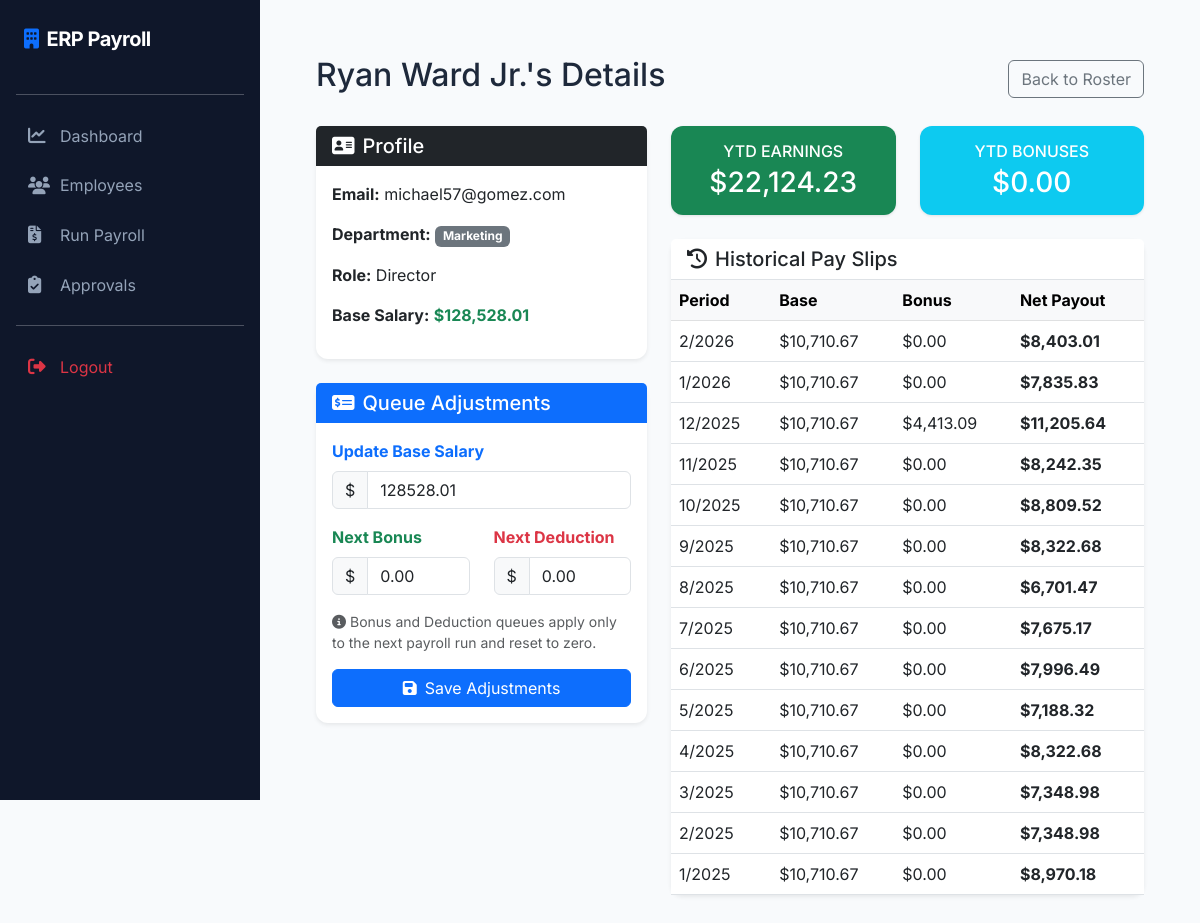
Screenshot of /employee/4 (signed in) with the database file from the repository.
### app/models/__init__.py (models this page shows)
class Employee(db.Model):
    __tablename__ = 'employees'
    emp_id = db.Column(db.Integer, primary_key=True)
    name = db.Column(db.String(100))
    email = db.Column(db.String(100), unique=True)
    department_id = db.Column(db.Integer, db.ForeignKey('departments.dept_id'))
    designation = db.Column(db.String(50))
    join_date = db.Column(db.Date)
    is_active = db.Column(db.Boolean, default=True) # Soft delete
    base_salary = db.Column(db.Numeric(10, 2))
    pending_bonus = db.Column(db.Numeric(10, 2), default=0.0)
    pending_deduction = db.Column(db.Numeric(10, 2), default=0.0)
    attendance_records = db.relationship('Attendance', backref='employee', lazy='dynamic')
    payroll_records = db.relationship('Payroll', backref='employee', lazy='dynamic')

class Department(db.Model):
    __tablename__ = 'departments'
    dept_id = db.Column(db.Integer, primary_key=True)
    dept_name = db.Column(db.String(100), unique=True)
    employees = db.relationship('Employee', backref='department', lazy='dynamic')

class Payroll(db.Model):
    __tablename__ = 'payroll'
    payroll_id = db.Column(db.Integer, primary_key=True)
    emp_id = db.Column(db.Integer, db.ForeignKey('employees.emp_id'))
    month = db.Column(db.Integer)
    year = db.Column(db.Integer)
    status = db.Column(db.String(20), default='Pending') # Pending, Approved, Rejected
    base_salary = db.Column(db.Numeric(10, 2))
    bonus = db.Column(db.Numeric(10, 2), default=0.0)
    overtime_pay = db.Column(db.Numeric(10, 2), default=0.0)
    tax = db.Column(db.Numeric(10, 2), default=0.0)
    deductions = db.Column(db.Numeric(10, 2), default=0.0)
    net_salary = db.Column(db.Numeric(10, 2))
    processed_date = db.Column(db.DateTime, default=datetime.utcnow)

### app/routes/main.py (the view)
@main_bp.route('/employee/<int:emp_id>')
@login_required
def employee_details(emp_id):
    if current_user.role not in ['Admin', 'HR', 'Finance']:
        flash('Access Denied.', 'danger')
        return redirect(url_for('main.dashboard'))
    emp = Employee.query.get_or_404(emp_id)
    dept = Department.query.get(emp.department_id)
    dossier = PayrollAnalyticsEngine.generate_employee_dossier(emp_id)
    payrolls = Payroll.query.filter_by(emp_id=emp_id).order_by(Payroll.year.desc(), Payroll.month.desc()).all()
    return render_template('employee_details.html', title=f"Employee: {emp.name}", employee=emp, department=dept, dossier=dossier, payrolls=payrolls)

### app/__init__.py (called while the page is built)
@login_manager.user_loader
def load_user(user_id):
    from app.models import User
    return User.query.get(int(user_id))

### templates/employee_details.html
{% extends "base.html" %}
{% block content %}
<div class="container mt-4">
    <div class="d-flex justify-content-between align-items-center mb-4">
        <h2>{{ employee.name }}'s Details</h2>
        <a href="{{ url_for('main.employees') }}" class="btn btn-outline-secondary">Back to Roster</a>
    </div>
    <div class="row">
        <div class="col-md-5">
            <div class="card mb-4 shadow-sm border-0">
                <div class="card-header bg-dark text-white border-0">
                    <h5 class="card-title mb-0"><i class="fa-solid fa-address-card me-2"></i>Profile</h5>
                </div>
                <div class="card-body">
                    <p><strong>Email:</strong> {{ employee.email }}</p>
                    <p><strong>Department:</strong> <span class="badge bg-secondary">{{ department.dept_name }}</span>
                    </p>
                    <p><strong>Role:</strong> {{ employee.designation }}</p>
                    <p><strong>Base Salary:</strong> <span class="text-success fw-bold">${{
                            "{:,.2f}".format(employee.base_salary) }}</span></p>
                </div>
            </div>
            <div class="card mb-4 shadow-sm border-0">
                <div class="card-header bg-primary text-white border-0">
                    <h5 class="card-title mb-0"><i class="fa-solid fa-money-check-dollar me-2"></i>Queue Adjustments
                    </h5>
                </div>
                <div class="card-body">
                    <form action="{{ url_for('main.adjust_employee_pay', emp_id=employee.emp_id) }}" method="POST">
                        <div class="mb-3">
                            <label class="form-label text-primary fw-bold">Update Base Salary</label>
                            <div class="input-group">
                                <span class="input-group-text">$</span>
                                <input type="number" step="0.01" class="form-control" name="new_base_salary"
                                    value="{{ employee.base_salary }}">
                            </div>
                        </div>
                        <div class="row mb-3">
                            <div class="col-md-6">
                                <label class="form-label text-success fw-bold">Next Bonus</label>
                                <div class="input-group">
                                    <span class="input-group-text">$</span>
                                    <input type="number" step="0.01" class="form-control" name="pending_bonus"
                                        value="{{ employee.pending_bonus }}">
                                </div>
                            </div>
                            <div class="col-md-6">
                                <label class="form-label text-danger fw-bold">Next Deduction</label>
                                <div class="input-group">
                                    <span class="input-group-text">$</span>
                                    <input type="number" step="0.01" class="form-control" name="pending_deduction"
                                        value="{{ employee.pending_deduction }}">
                                </div>
                            </div>
                        </div>
                        <p class="small text-muted mb-3"><i class="fa-solid fa-circle-info me-1"></i>Bonus and Deduction
                            queues apply only to the next payroll run and reset to zero.</p>
                        <button type="submit" class="btn btn-primary w-100"><i
                                class="fa-solid fa-floppy-disk me-2"></i>Save Adjustments</button>
                    </form>
                </div>
            </div>
        </div>
        <div class="col-md-7">
            <div class="row mb-4">
                <div class="col-md-6">
                    <div class="card bg-success text-white">
                        <div class="card-body text-center">
                            <h6 class="text-uppercase mb-1">YTD Earnings</h6>
                            <h3 class="mb-0">${{ "{:,.2f}".format(dossier.ytd_salary) }}</h3>
                        </div>
                    </div>
                </div>
                <div class="col-md-6">
                    <div class="card bg-info text-white">
                        <div class="card-body text-center">
                            <h6 class="text-uppercase mb-1">YTD Bonuses</h6>
                            <h3 class="mb-0">${{ "{:,.2f}".format(dossier.ytd_bonus) }}</h3>
                        </div>
                    </div>
                </div>
            </div>
            <div class="card shadow-sm border-0">
                <div class="card-header bg-white border-bottom">
                    <h5 class="card-title mb-0"><i class="fa-solid fa-clock-rotate-left me-2"></i>Historical Pay Slips
                    </h5>
                </div>
                <div class="card-body p-0">
                    <div class="table-responsive">
                        <table class="table table-hover mb-0">
                            <thead class="table-light">
                                <tr>
                                    <th>Period</th>
                                    <th>Base</th>
                                    <th>Bonus</th>
                                    <th>Net Payout</th>
                                </tr>
                            </thead>
                            <tbody>
                                {% for pr in payrolls %}
                                <tr>
                                    <td>{{ pr.month }}/{{ pr.year }}</td>
                                    <td>${{ "{:,.2f}".format(pr.base_salary) }}</td>
                                    <td>${{ "{:,.2f}".format(pr.bonus) }}</td>
                                    <td class="fw-bold">${{ "{:,.2f}".format(pr.net_salary) }}</td>
                                </tr>
                                {% else %}
                                <tr>
                                    <td colspan="4" class="text-center py-4 text-muted">No historical payroll runs
                                        found.</td>
                                </tr>
                                {% endfor %}
                            </tbody>
                        </table>
                    </div>
                </div>
            </div>
        </div>
    </div>
</div>
{% endblock %}

### templates/base.html (style rules this page uses)
:root { --sidebar-width: 260px; --primary-color: #0f172a; --accent-color: #3b82f6; --bg-light: #f8fafc; }
body { font-family: 'Inter', sans-serif; background-color: var(--bg-light); color: #1e293b; }
.card { border: none; border-radius: 12px; box-shadow: 0 1px 3px rgba(0, 0, 0, 0.1); }

### rows the page displays
Employee: name "Ryan Ward Jr.", email "michael57@gomez.com", designation "Director", base_salary "128,528.01", new_base_salary "128528.01", pending_bonus "0.00", pending_deduction "0.00"
Department: dept_name "Marketing"
Payroll: month "2", year "2026", base_salary "10,710.67", bonus "0.00", net_salary "8,403.01"
Payroll: month "1", year "2026", base_salary "10,710.67", bonus "0.00", net_salary "7,835.83"
Payroll: month "12", year "2025", base_salary "10,710.67", bonus "4,413.09", net_salary "11,205.64"
Payroll: month "11", year "2025", base_salary "10,710.67", bonus "0.00", net_salary "8,242.35"
Payroll: month "10", year "2025", base_salary "10,710.67", bonus "0.00", net_salary "8,809.52"
Payroll: month "9", year "2025", base_salary "10,710.67", bonus "0.00", net_salary "8,322.68"
Payroll: month "8", year "2025", base_salary "10,710.67", bonus "0.00", net_salary "6,701.47"
Payroll: month "7", year "2025", base_salary "10,710.67", bonus "0.00", net_salary "7,675.17"
Payroll: month "6", year "2025", base_salary "10,710.67", bonus "0.00", net_salary "7,996.49"
Payroll: month "5", year "2025", base_salary "10,710.67", bonus "0.00", net_salary "7,188.32"
Payroll: month "4", year "2025", base_salary "10,710.67", bonus "0.00", net_salary "8,322.68"
Payroll: month "3", year "2025", base_salary "10,710.67", bonus "0.00", net_salary "7,348.98"
Payroll: month "2", year "2025", base_salary "10,710.67", bonus "0.00", net_salary "7,348.98"
Payroll: month "1", year "2025", base_salary "10,710.67", bonus "0.00", net_salary "8,970.18"

### other values shown
{{ "{:,.2f}".format(dossier.ytd_salary) }} "22,124.23"
{{ "{:,.2f}".format(dossier.ytd_bonus) }} "0.00"
